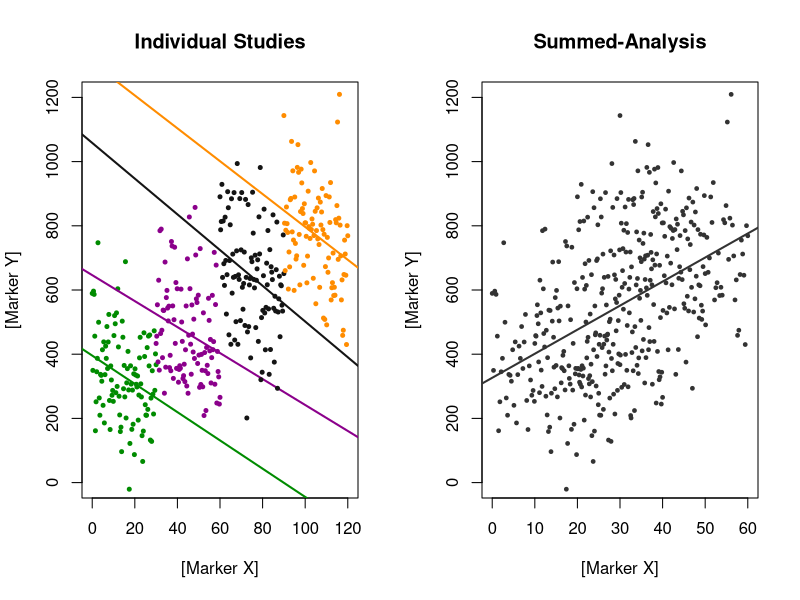
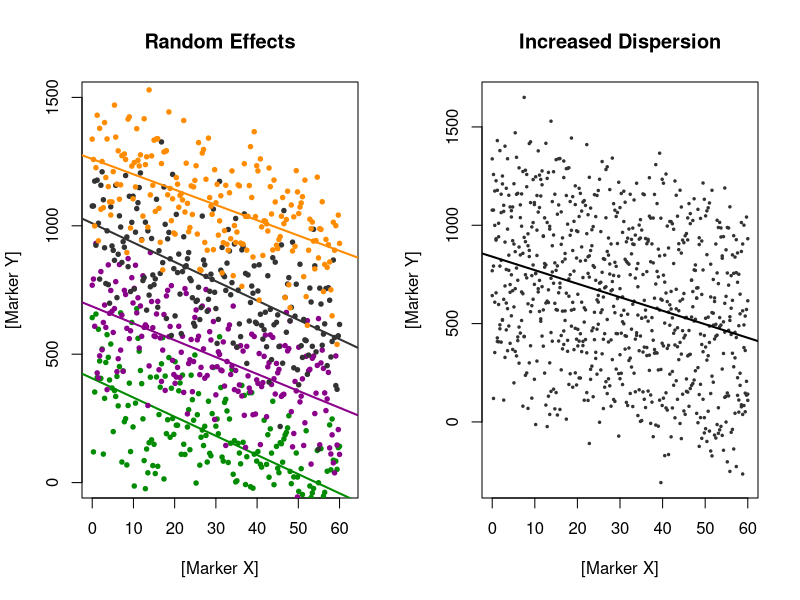

Generate these figures, in order, with R:
## ---- chunk 1
library(dplyr)
library(ggplot2)
library(xtable)
library(lme4)
library(lmerTest)
## ---- chunk 2
set.seed(0)
#SIMPSON'S PARADOX:
plot.new()
par(mfrow=c(1,2))

plot(1, xlim = c(0,120), ylim = c(0,1200), type='n',
     xlab = "[Marker X]", ylab ="[Marker Y]",
     main="Individual Studies")


x <- seq(0, 30, 0.3)
d <- 400 - 5 * x + rnorm(x, 0, 150)
points(d ~ x, pch = 20, cex=0.8, col='green4')
abline(lm(d ~ x), col='green4', lwd=2)
cor_d <- cor(d,x)

x <- seq(30, 60, 0.3)
c <- 700 - 5 * x + rnorm(x, 0, 150)
points(c ~ x, pch = 20, cex=0.8, col='darkmagenta')
abline(lm(c ~ x), col='darkmagenta', lwd=2)
cor_c <- cor(c,x)

x <- seq(60, 90, 0.3)
b <- 1000 - 5 * x + rnorm(x, 0, 150)
points(b ~ x, pch=20, cex=0.8, col='gray8')
abline(lm(b ~ x), col='gray8', lwd=2)
cor_b <- cor(b,x)

x <- seq(90, 120, 0.3)
a <- 1300 - 5 * x + rnorm(x, 0, 150)
points(a ~ x, pch=20, cex=0.8, col='darkorange')
abline(lm(a ~ x), col='darkorange', lwd=2)
cor_a <- cor(a,x)

x <- c(seq(0, 30, 0.3),seq(10, 40, 0.3),
       seq(20, 50, 0.3),seq(30, 60, 0.3))
y <- c(d,c,b,a)

plot(y ~ x, ylim=c(0,1200),col='gray20', pch=19, cex=0.5,
     xlab = "[Marker X]", ylab ="[Marker Y]",
     main = "Summed-Analysis")
abline(lm(y ~ x), col='gray20',lwd=2)

groups <- length(x)/4
simpson <- data.frame(x, y, Groups = c(rep("D",groups),
                                       rep("C",groups), rep("B",groups), rep("A",groups)),
                      y_intercepts = c(rep(400, groups), rep(700, groups), 
                                       rep(1000,groups), rep(1300,groups)))
## ---- chunk 3
OLS <- lm(y ~ x, simpson)
summary(lm(y ~ x, simpson))
## ---- chunk 4
MEM <- lmer(y ~ x + (1|Groups), simpson, REML=F)
summary(MEM)
anova(MEM)
## ---- chunk 5
#The random effect model is better suited than the OLS:
AIC(OLS,MEM)

coef(OLS); coef(MEM) #And the answers they give are totally different!
## ---- chunk 6
## VERSUS UNCORRELATED RANDOM EFFECTS:

par(mfrow=c(1,2))

plot(1, xlim=c(0,62), ylim = c(0,1500), type='n',
     xlab = "[Marker X]", ylab ="[Marker Y]",
     main="Random Effects")


x <- seq(0, 60, 0.3)
d <- 400 - 7 * x + rnorm(x, 0, 150)
points(d ~ x, pch = 19, cex=0.6, col='green4')
abline(lm(d ~ x), col='green4', lwd=2)
cor_d <- cor(d,x)

c <- 700 - 7 * x + rnorm(x, 0, 150)
points(c ~ x, pch = 19, cex=0.6, col='darkmagenta')
abline(lm(c ~ x), col='darkmagenta',lwd=2)
cor_c <- cor(c,x)

b <- 1000 - 7 * x + rnorm(x, 0, 150)
points(b ~ x, pch=19, cex=0.6, col='gray20')
abline(lm(b ~ x), col='gray20', lwd=2)
cor_b <- cor(b,x)

a <- 1300 - 7 * x + rnorm(x, 0, 150)
points(a ~ x, pch=19, cex=0.6, col='darkorange')
abline(lm(a ~ x), col='darkorange', lwd=2)
cor_a <- cor(a,x)

x <- c(rep(seq(0, 60, 0.3),4))
y <- c(d,c,b,a)

plot(y ~ x, col='gray20', pch=20, cex=0.5,
     xlab = "[Marker X]", ylab ="[Marker Y]",
     main = "Increased Dispersion")
abline(lm(y ~ x), col='black', lwd=2)

groups <- length(x)/4
randeff <- data.frame(x, y, Groups = c(rep("D",groups),
                                       rep("C",groups), rep("B",groups), rep("A",groups)),
                      y_intercepts = c(rep(400, groups), rep(700, groups), 
                                       rep(1000,groups), rep(1300,groups)))
## ---- chunk 7
OLS <- lm(y ~ x, randeff)
MEM <- lmer(y ~ x + (1|Groups), randeff, REML = F)
AIC(OLS, MEM)
## ---- chunk 8
summary(MEM)
summary(OLS)
